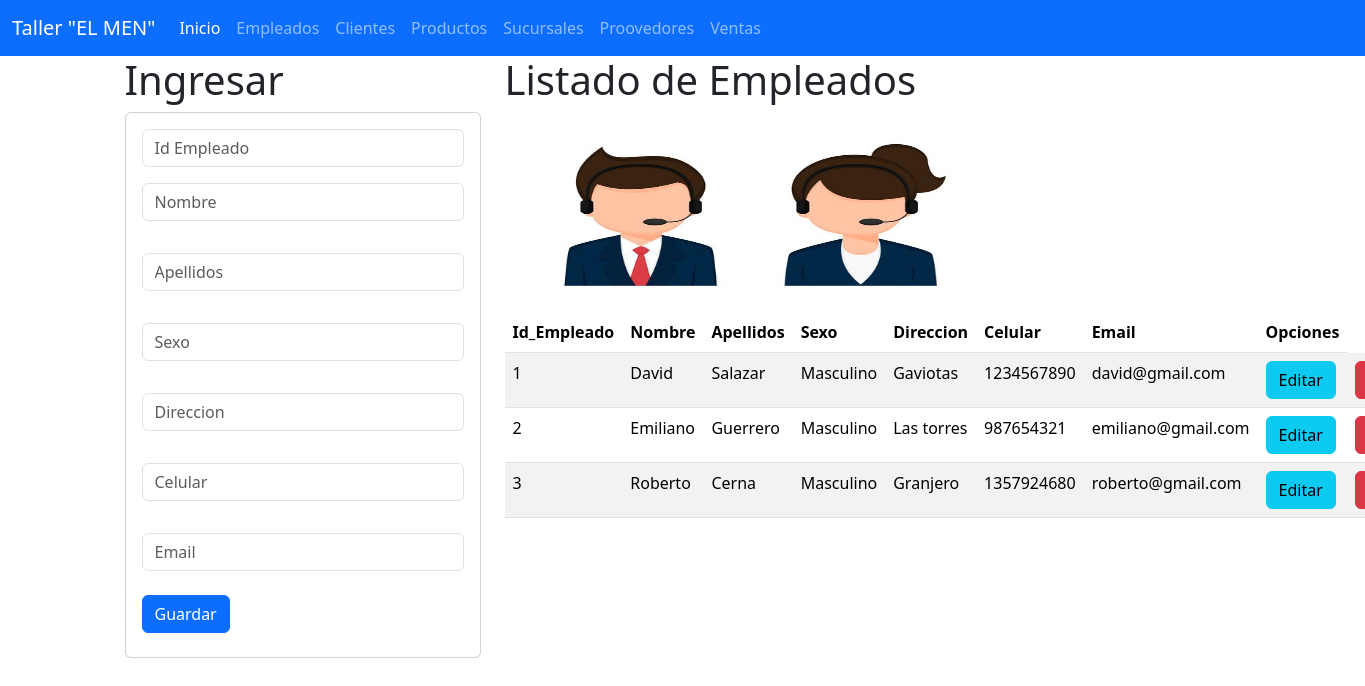
The app's page /empleados with its own data.
### Empleados_app/models.py (models this page shows, shortened)
class Empleados(models.Model):
    Id_Empleado =  models.IntegerField(primary_key=True)
    nombre = models.CharField(max_length=50)
    apellidos = models.CharField(max_length=50)
    sexo =  models.CharField(max_length=10)
    direccion  = models.CharField(max_length=100)
    celular  = models.IntegerField()
    email  = models.EmailField(max_length=50)
    class Meta:
        db_table =  "Empleados"
        verbose_name = "Empleado"
        verbose_name_plural = "Empleados"

### Empleados_app/views.py (the view)
# urls.py: path('empleados', views.inicio_vistaEmpleados, name='empleados'),
def inicio_vistaEmpleados(request):
    empleados = Empleados.objects.all()
    return render(request, 'gestionarEmpleados.html', {'empleados': empleados})

### Empleados_app/templates/gestionarEmpleados.html
{% extends "base.html" %}
{% block cuerpo %}
{% load static %}
<div class="row">
    <div class="col-sm-12 col-md-4 col-lg-4 col-xl-4">
        <h1> Ingresar </h1>
        <div class="card">
            <div class="card-body">
                <form action="registrarEmpleados/" method="POST"> {% csrf_token %}
                    <div class="form-group">
                        <input type="text" id="txtid" name="txtid" class="form-control" placeholder="Id Empleado" minlength="1" maxlength="100" required>
                    </div>
                    <div class="form-group py-3">
                        <input type="text" id="txtnombre" name="txtnombre" class="form-control" placeholder="Nombre" maxlength="100" required>
                    </div>
                    <div class="form-group py-3">
                        <input type="text" id="txtapellidos" name="txtapellidos" class="form-control" placeholder="Apellidos" maxlength="100" required>
                    </div>
                    <div class="form-group py-3">
                        <input type="text" id="txtsexo" name="txtsexo" class="form-control" placeholder="Sexo" maxlength="100" required>
                    </div>
                    <div class="form-group py-3">
                        <input type="text" id="txtsireccion" name="txtsireccion" class="form-control" placeholder="Direccion" maxlength="100" required>
                    </div>
                    <div class="form-group py-3">
                        <input type="text" id="txtcelular" name="txtcelular" class="form-control" placeholder="Celular" maxlength="100" required>
                    </div>
                    <div class="form-group py-3">
                        <input type="text" id="email" name="email" class="form-control" placeholder="Email" maxlength="100" required>
                    </div>
                    <div class="form-group py-2">
                        <button type="submit" class="btn btn-primary">Guardar</button>
                    </div>
                </form>
            </div>
        </div>
    </div>
    <div class="col-sm-12 col-md-8 col-lg-8 col-xl-8">
            <h1> Listado de Empleados </h1>
            <img class="w-59" src="{% static '/img/Empleados.jpg' %}" alt="nava" width="500" height="200">
            <table class="table table-striped">
                <thead>
                <tr>
                    <th scope="col">Id_Empleado</th>
                    <th scope="col">Nombre</th>
                    <th scope="col">Apellidos</th>
                    <th scope="col">Sexo</th>
                    <th scope="col">Direccion</th>
                    <th scope="col">Celular</th>
                    <th scope="col">Email</th>
                    <th>Opciones</th>
                </tr>
                </thead>
                <tbody>
                    {% for e in empleados %}
                    <tr>
                        <td>{{e.Id_Empleado}}</td>
                        <td>{{e.nombre}} </td>
                        <td>{{e.apellidos}}</td>
                        <td>{{e.sexo}}</td>
                        <td>{{e.direccion}}</td>
                        <td>{{e.celular}}</td>
                        <td>{{e.email}}</td>
                        <td> <a href="seleccionarEmpleados/{{e.Id_Empleado}}" class="btn btn-info">Editar</a> </td>
                        <td> <a href="borrarEmpleados/{{e.Id_Empleado}} " class="btn btn-danger">Borrar</a> </td>
                    </tr>
                    {% endfor %}
                </tbody>
                </table>
    </div>
</div>
{% endblock %}

### templates/base.html (shortened to what this page needs)
<!doctype html>
<html lang="en">
<head>
    <link href="https://cdn.jsdelivr.net/npm/bootstrap@5.3.3/dist/css/bootstrap.min.css" rel="stylesheet">
</head>
<body>
    <nav class="navbar navbar-expand-lg bg-primary" data-bs-theme="dark">
        <div class="container-fluid">
            <a class="navbar-brand" href="#">Taller "EL MEN"</a>
            <div class="collapse navbar-collapse" id="navbarNav">
            <ul class="navbar-nav">
                <li class="nav-item">
                    <a class="nav-link active" aria-current="page" href="/">Inicio</a>
                </li>
                <li class="nav-item">
                    <a class="nav-link" href="{% url 'empleados' %}">Empleados</a>
                </li>
                <li class="nav-item">
                    <a class="nav-link" href="{% url 'clientes' %}">Clientes</a>
                </li>
                <li class="nav-item">
                    <a class="nav-link" href="{% url 'productos' %}">Productos</a>
                </li>
                <li class="nav-item">
                    <a class="nav-link" href="{% url 'sucursales' %}">Sucursales</a>
                </li>
                <li class="nav-item">
                    <a class="nav-link" href="{% url 'proovedores' %}">Proovedores</a>
                </li>
                <li class="nav-item">
                    <a class="nav-link" href="{% url 'ventas' %}">Ventas</a>
                </li>
            </ul>
        </div>
    </div>
    </nav>
    <div class="container">
        {% block cuerpo %}
        {% endblock %}
    </div>
</body>
</html>

### records on screen
Empleados: Id_Empleado "1", nombre "David", apellidos "Salazar", sexo "Masculino", direccion "Gaviotas", celular "1234567890", email "david@gmail.com"
Empleados: Id_Empleado "2", nombre "Emiliano", apellidos "Guerrero", sexo "Masculino", direccion "Las torres", celular "987654321", email "emiliano@gmail.com"
Empleados: Id_Empleado "3", nombre "Roberto", apellidos "Cerna", sexo "Masculino", direccion "Granjero", celular "1357924680", email "roberto@gmail.com"
